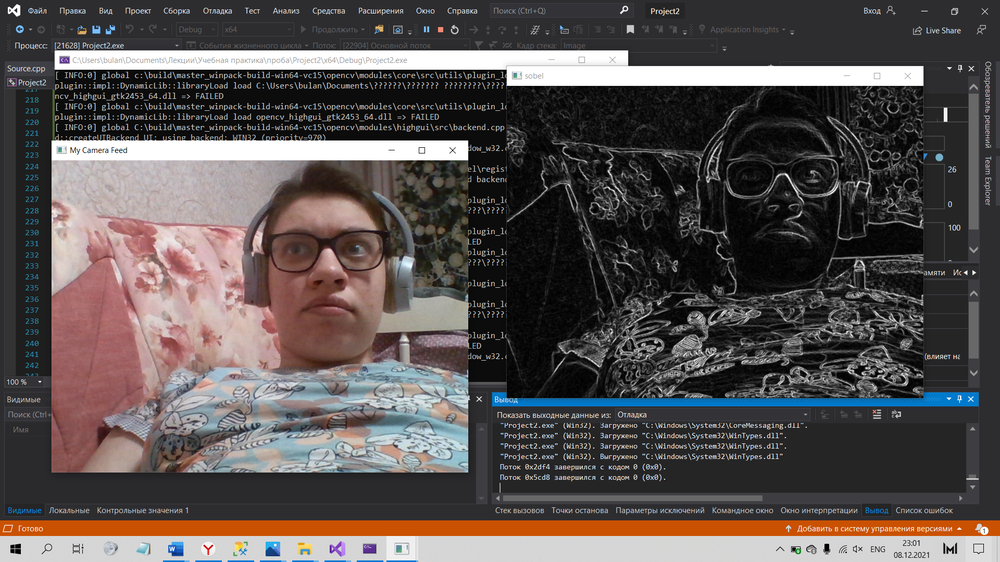
//> input picture OpenCV/Собель + фигуры/Собель.png, 1000 x 562 px, shrunk from 1920 x 1080 before the run
$ ./Source   (built with g++ and OpenCV 4)
//> lines starting //> are read from the running program, lines starting //| are printed output that depends on the picture; after the words box and inside, x2 and y2 are one past the last pixel; in counts of white or black regions, pixels touching at a corner belong together
#include <opencv2/core/core.hpp>
#include <opencv2/core.hpp>
#include <opencv2/highgui/highgui.hpp>
#include <opencv2/imgproc/imgproc.hpp>
#include <stdio.h>
#include <stdlib.h>
#include <string>
#include <iostream>
#include <ctime>


# define M_PIl 3.141592653589793238462643383279502884L
//#pragma warning(default:4716)

using namespace cv;
using namespace std;

Mat img;


string input()
{
	setlocale(LC_ALL, "Russian");
	string filename;
	cout << "\nВведите название файла и нажмите enter" << endl;
	cout << "file.jpg" << endl;
	cout << "sf.jpg" << endl;
	cout << "sf2.jpg" << endl;
	cout << "road.png" << endl;
	cout << "lisii.png" << endl;
	cout << "jir.jpg" << endl;
	cout << "jir2.jpg" << endl;

	//cin.getline(filename, 80);
	cin >> filename;
//> the answer given: Собель.png
	//string path = "/x64/Debug/";
	//string filename = path + filename1;
	cout << "\nОткрыть файл: ";
	cout << filename << endl;

	return filename;

}

// [155 lines left out: functions inputVid, VideoCap, VideoCont, not called in this run]

string Image()
{

	string file = input();
	Mat img = imread(file, 1);
//> img is the input picture: 562 rows x 1000 cols, CV_8UC3; mean B, G, R 80.3, 81.4, 88.3
	string source_window = file;

	namedWindow(source_window, WINDOW_GUI_EXPANDED);
	imshow(source_window, img);

	Mat src_gray;
	Mat canny_output;

	cvtColor(img, src_gray, COLOR_RGB2GRAY); // перводит изображение в черно-белое
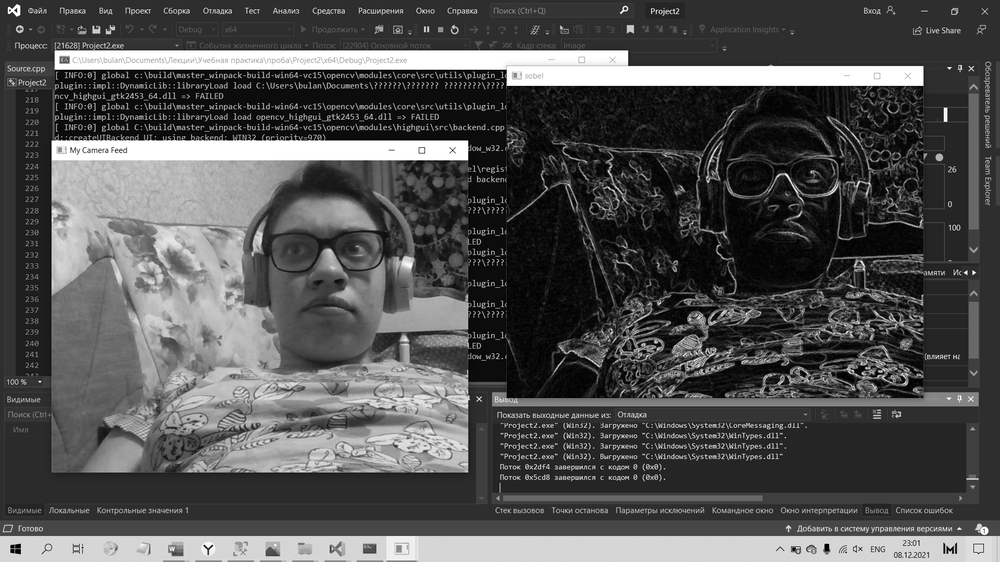
//> src_gray: 562 rows x 1000 cols, CV_8UC1; min 0, max 255, mean 81.9
	imwrite("cvtColor.jpg", src_gray); //создает файл черно-белого изображения
	blur(src_gray, src_gray, Size(10, 10)); //размывает изображение
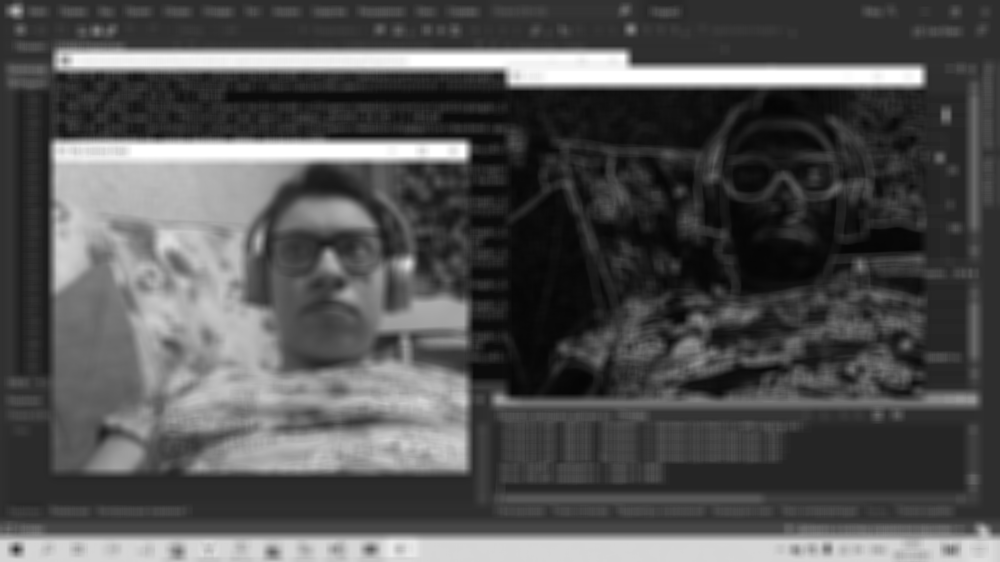
//> src_gray: 562 rows x 1000 cols, CV_8UC1; min 5, max 255, mean 81.7
	imwrite("blur.jpg", src_gray); // создает файл размытого изображения

	double otsu_tresh_val = threshold(src_gray, img, 0, 255, THRESH_BINARY | THRESH_OTSU); //определяет яркость серого изображения
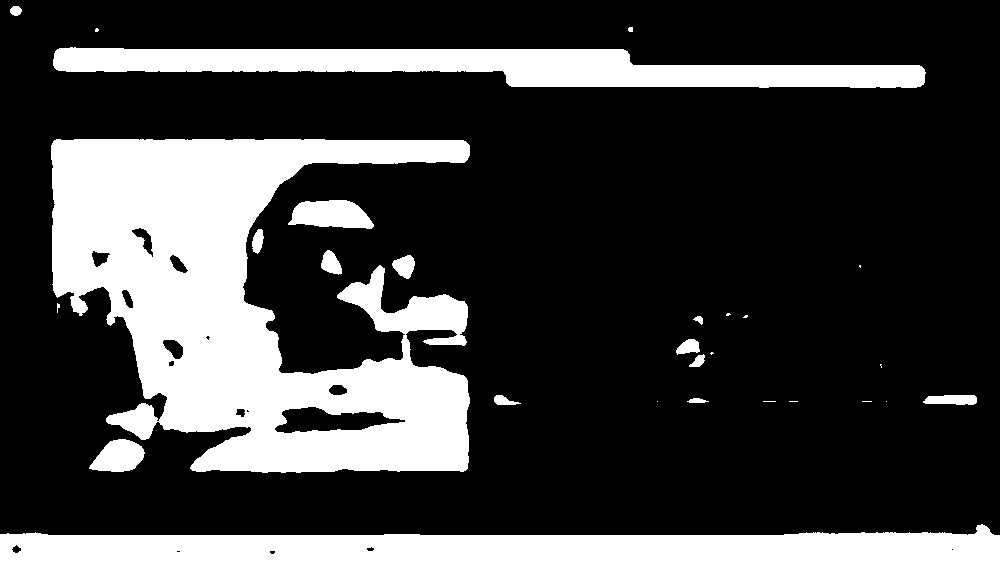
//> img: 562 rows x 1000 cols, CV_8UC1; 24% white; 28 white regions (12 under 20 px), largest, box (x1, y1, x2, y2) and area: (51, 139, 470, 473) 80549, (0, 524, 1000, 562) 27531, (53, 47, 926, 88) 21563
//> otsu_tresh_val = 115
	//double high_tresh_val = otsu_tresh_val, lower_tresh_val = otsu_tresh_val * 0.5;
	double high_tresh_val = 40, lower_tresh_val = 40 * 0.5; //определяет максимумы и минимумы
	cout << "Фильтрация " << otsu_tresh_val << endl;
//| Фильтрация 115

	Canny(src_gray, canny_output, lower_tresh_val, high_tresh_val, 3); // алгоритм для работы трехканальное изображение
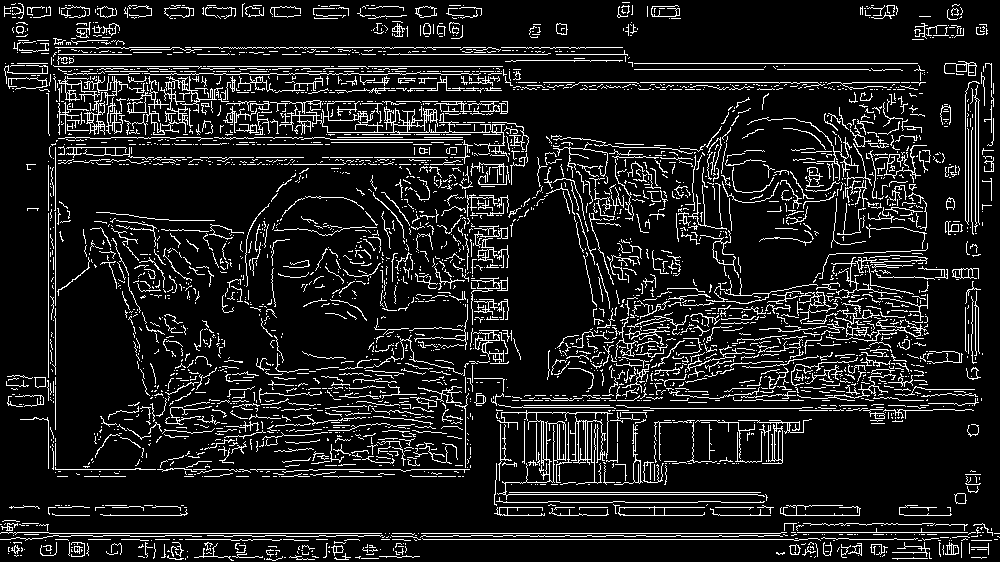
//> canny_output: 562 rows x 1000 cols, CV_8UC1; 11.2% white in thin lines or dots

	string source_grey_window = "Серое изображение";
	namedWindow(source_grey_window, WINDOW_GUI_EXPANDED);
	imshow(source_grey_window, canny_output);
	//dfd
	imwrite("canny_output.jpg", canny_output); //сохраняет и открывает обработанное изображение

	RNG rng(12345); //задает рандомные цвета из диапозона ниже
	vector<vector<Point>>contours;
	vector<Vec4i>hierarchy;

	findContours(canny_output, contours, hierarchy, RETR_TREE, CHAIN_APPROX_SIMPLE, Point(0, 0)); //
//> contours = 3502 contours, 3368 with area under 20; largest, box (x1, y1, x2, y2) and area: (279, 101, 491, 135) 585, (497, 410, 765, 500) 435, (570, 416, 606, 485) 382, (618, 506, 705, 516) 362, (738, 419, 812, 464) 300

	vector<Moments>mu(contours.size()); //создается вектор моментов, куда передается количество контуров, которое зависит от изображения
//> mu = 3502 items
	for (int i = 0; i < contours.size(); i++)
	{
		mu[i] = moments(contours[i], false); //часть вектора передается в столбцы массива mu
	}

	vector<Point2f>mc(contours.size());
	for (int i = 0; i < contours.size(); i++)
	{
		mc[i] = Point2f(mu[i].m10 / mu[i].m00, mu[i].m01 / mu[i].m00); // показывается x y векторы
	}
//> after the loop, mc = 3502 Points (x, y), first 12: [nan, nan], [nan, nan], [nan, nan], [nan, nan], [905, 558], [nan, nan], [nan, nan], [nan, nan], [nan, nan], [358.9, 556.8], [315, 556.5], [268, 558.7]

	for (int i = 0; i < contours.size(); i++)
	{
		printf("Контур № %d: центр масс - x = %.2f y = %.2f; длина - %.2a \n", i, mu[i].m10 / mu[i].m00, mu[i].m01 / mu[i].m00, arcLength(contours[i], true)); //2f - количество знаков после запятой, типа float
	}
//> this loop made 3502 passes
//| Контур № 0: центр масс - x = -nan y = -nan; длина - 0x1.10p+5
//| Контур № 1: центр масс - x = -nan y = -nan; длина - 0x1.00p+1
//| Контур № 2: центр масс - x = -nan y = -nan; длина - 0x1.00p+1
//| Контур № 3: центр масс - x = -nan y = -nan; длина - 0x1.fbp+4
//| Контур № 4: центр масс - x = 905.00 y = 558.00; длина - 0x1.1fp+6
//| Контур № 5: центр масс - x = -nan y = -nan; длина - 0x1.00p+1
//| Контур № 6: центр масс - x = -nan y = -nan; длина - 0x0.00p+0
//| Контур № 7: центр масс - x = -nan y = -nan; длина - 0x1.6ap+1
//> (output is shown up to pass 8 of 3502)

	Mat drawing = Mat::zeros(canny_output.size(), CV_8UC3); //CV_8UC3 - изображение без знака с 3 каналами

	for (int i = 0; i < contours.size(); i++)
	{
		Scalar color = Scalar(rng.uniform(0, 255), rng.uniform(0, 255), rng.uniform(0, 255)); //указывает диапозон цвета, откуда будут браться случайные значения
		drawContours(drawing, contours, i, color, 2, 8, hierarchy, 0, Point());
		//передается картинка, hierarchy - возвращает иерархию внешних контуров и отверстий.
		//элементы 2 и 3 иерархии [idx] имеют не более одного из них, не равного -1: то есть
		//у каждого элемента либо нет родителя или потомка, либо родителя, но нет потомка, либо потомка, но нет родителя
		//Элемент с родителем, но без потомка, будет границей отверстия
		circle(drawing, mc[i], 4, color, -1, 5, 0); //выбирается изображение, центр масс, 4 - радиус, цвета, толщина
	}
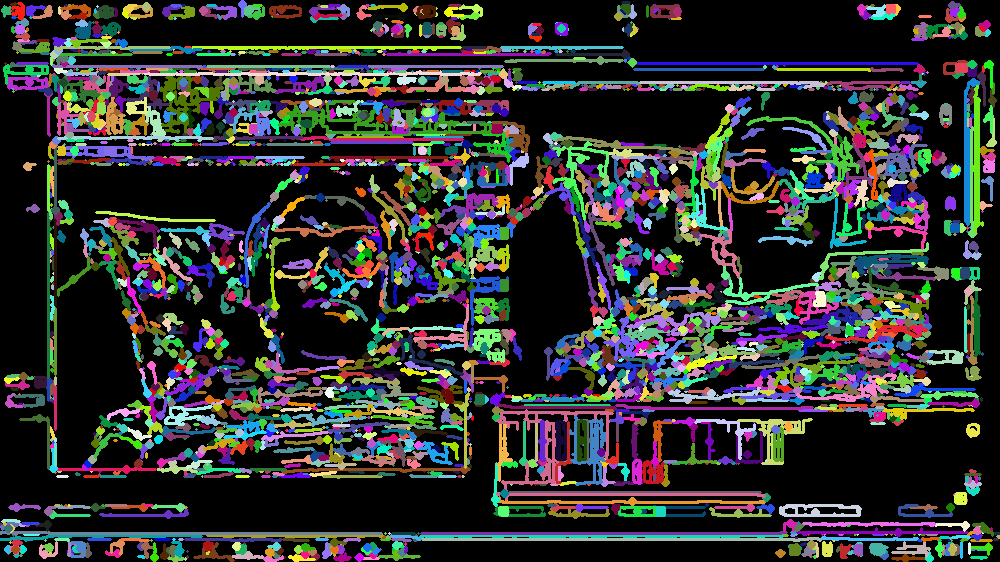
//> drawing: 562 rows x 1000 cols, CV_8UC3; mean B, G, R 48.8, 50.1, 48.3

	namedWindow("Contours", WINDOW_GUI_EXPANDED);
	imshow("Contours", drawing);

	waitKey(0);
//> (the run ends here: the program stops with an error, at `return 0;`)
